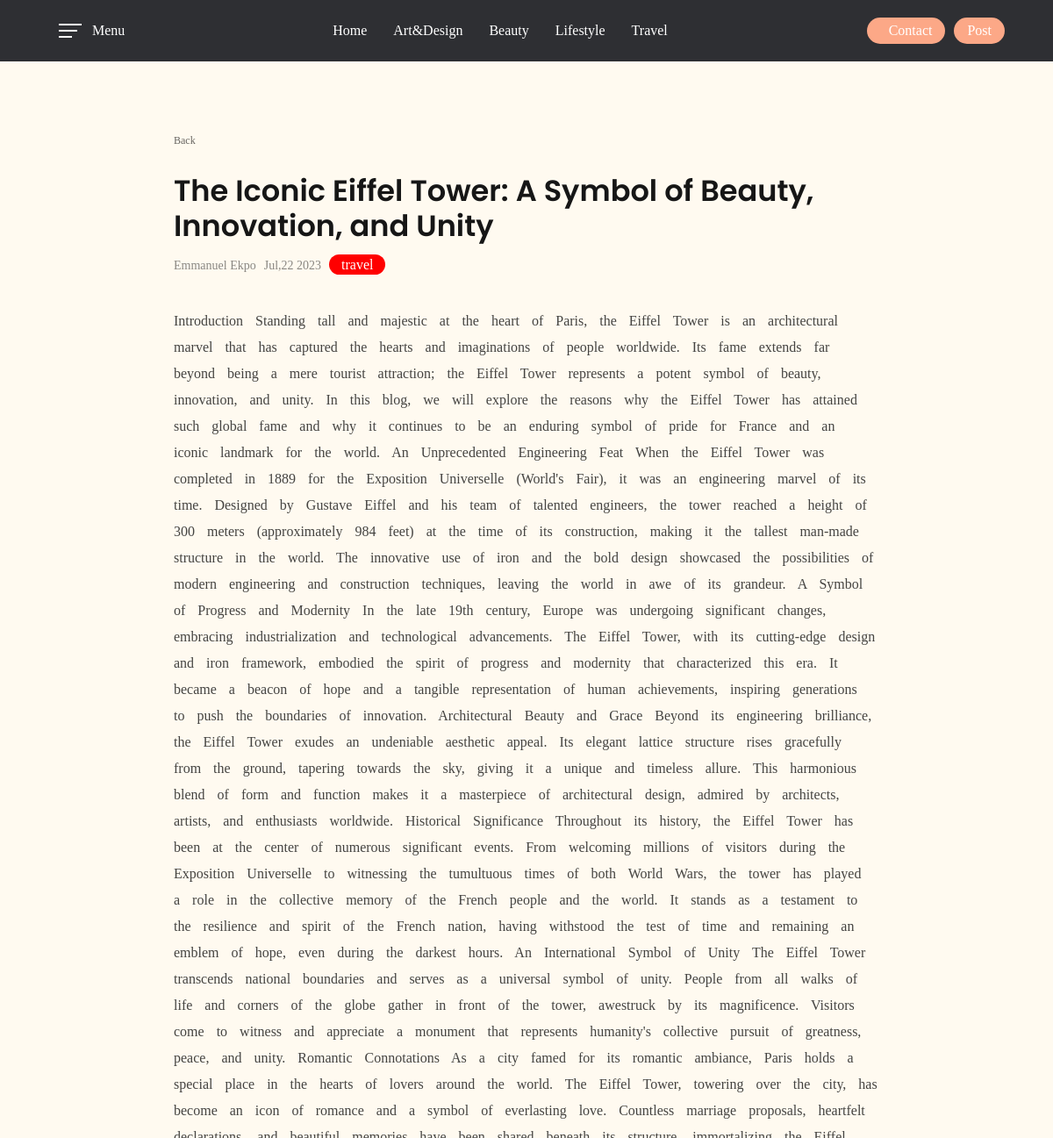
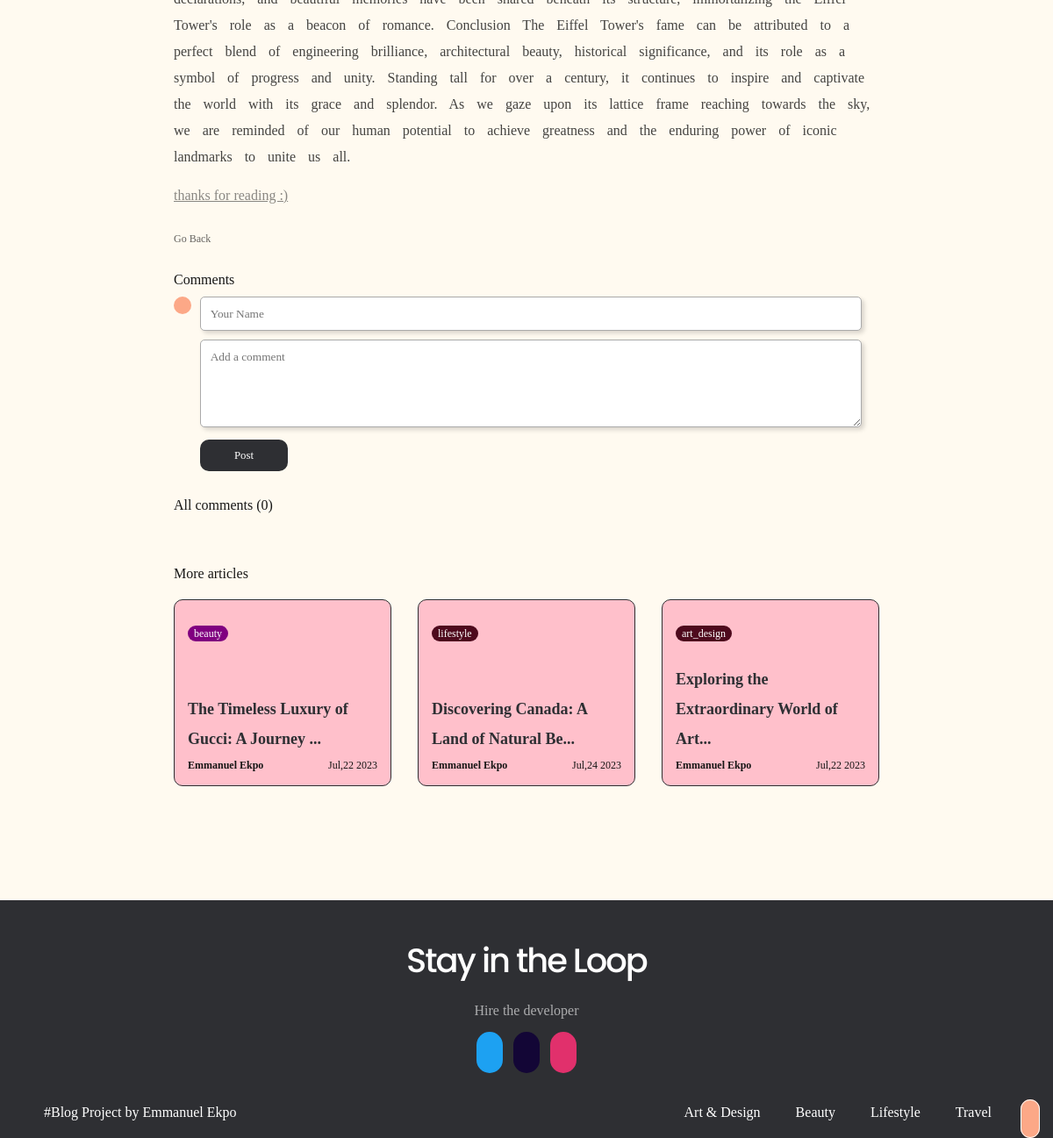
The app's page /blogPost.php?id=2 with its own data (2 pictures, top to bottom).
### tables this page shows
CREATE TABLE `addblog` (
  `id` int(11) NOT NULL,
  `firstname` text NOT NULL,
  `lastname` text NOT NULL,
  `title` varchar(200) NOT NULL,
  `category` text NOT NULL,
  `description` mediumtext NOT NULL,
  `created_at` timestamp NOT NULL DEFAULT current_timestamp()
);

### blogPost.php (the view, shortened to what this page needs)
<?php
    require "config.php";
    if(isset($_GET['id'])) {
        $id = $_GET['id'];
        $selectAll = $conn->query("SELECT * FROM addblog WHERE id !='$id' ORDER BY RAND() LIMIT 3");
        $selectAll->execute();
        $bp = $selectAll->fetchAll(PDO::FETCH_OBJ);
        $select = $conn->query("SELECT * FROM addblog WHERE id='$id'");
        $select->execute();
        $row = $select->fetch(PDO::FETCH_OBJ);
        $name = "comment_name";
    }
?>
<!DOCTYPE html>
<html lang="en">
<head>
    <link rel="stylesheet" media="screen" href="https://fontlibrary.org//face/fantasque-sans-mono" type="text/css"/>
    <link rel="stylesheet" href="./components/css/header.css">
    <link rel="stylesheet" href="./components/css/footer.css">
    <link rel="stylesheet" href="./css/component.css">
    <link rel="stylesheet" href="./css/style.css">
    <link href="https://www.jqueryscript.net/css/jquerysctipttop.css" rel="stylesheet" type="text/css">
    <link href="./components/css/slide-out-panel.css" rel="stylesheet">
    <link rel="stylesheet" href="./css/showBlog.css">
    <link rel="stylesheet" href="./css/showBlogmedia.css">
</head>
<body>
    <?php require "./components/header.php"; ?>
    <div class="contents_o1">
        <div class="each_post_container">
            <div class="back_to_home" onclick=window.history.go(-1);>
                    <span>Back</span>
            </div>
            <div class="sec1">
                <div class="title">
                    <p><?php echo $row->title; ?></p>
                    <div class="prate">
                        <span><?php echo $row->firstname . " " .$row->lastname;  ?></span>
                        <span><?php echo date('M', strtotime($row->created_at)) . ',' . date('d', strtotime($row->created_at)) . ' ' .  date('Y', strtotime($row->created_at)); ?></span>
                        <a class="category" href="
                        <?php
                            if ($row->category === "travel") {echo "travel.php";}
                            else if ($row->category === "general") {echo "index.php";}
                            else if ($row->category === "art_design") {echo "artDesign.php";}
                            else if ($row->category === "beauty") {echo "beauty.php";}
                            else if ($row->category === "lifestyle") {echo "lifeStyle.php";}
                        ?>"><?php echo $row-> category; ?></a>
                    </div>
                </div>
                <div class="postless">
                    <p class="postless_p"><?php echo  $row->description; ?></p>
                    <span class="postless_thanks">thanks for reading :)</span>
                </div>
            </div>
            <div class="back_to_home" onclick=window.history.go(-1);>
                    <span>Go Back</span>
            </div>
            <div class="comment_section">
                <span class="comm_title">Comments</span>
                <div class="sec1">
                    <div class="user">
                    <ion-icon name="person"></ion-icon>
                    </div>
                    <form action="" method="POST">
                        <div>
                            <input type="text" placeholder="Your Name" name="<?php echo $name ?>">
                        </div>
                        <div>
                            <textarea name="comment" id="" cols="30" rows="10" placeholder="Add a comment"></textarea>
                        </div>
                        <p >Post</p>
                    </form>
                </div>
                <div class="sec2">
                    <p class="comm_title">All comments (<span>0</span>)</p>
                </div>
            </div>
            <div class="sec2">
                <div class="title">
                    <span>More articles</span>
                </div>
                <div class="s2">
                    <div class="grid-container">
                    <?php  foreach($bp as $i) :   ?>
                        <div class="item1 grid <?php
                                if ($row->category === "travel") {echo "travel";}
                                else if ($row->category === "general") {echo "general";}
                                else if ($row->category === "art_design") {echo "design";}
                                else if ($row->category === "beauty") {echo "beauty";}
                                else if ($row->category === "lifstyle") {echo "style";}
                            ?>">
                            <div class="contss">
                                <div class="s1">
                                    <a class="db_category" href="<?php
                                    if ($row->category === "travel") {echo "travel.php";}
                                    else if ($row->category === "general") {echo "index.php";}
                                    else if ($row->category === "art_design") {echo "artDesign.php";}
                                    else if ($row->category === "beauty") {echo "beauty.php";}
                                    else if ($row->category === "lifstyle") {echo "lifeStyle.php";}
                                ?>"><?php echo $i->category;  ?></a>
                                </div>
                                <div class="db_details">
                                    <p class="db_title"><a href="blogPost.php?id=<?php echo $i->id; ?>"><?php echo $i->title;  ?></a></p>
                                    <div class="db_det1">
                                        <p class="to_off"><span><?php echo $i->firstname . " " .$i->lastname  ?></span></p>
                                        <span class="to_date"><?php echo date('M', strtotime($i->created_at)) . ',' . date('d', strtotime($i->created_at)) . ' ' .  date('Y', strtotime($i->created_at)); ?></span>
                                    </div>
                                </div>
                            </div>
                        </div>
                    <?php  endforeach;  ?>
                    </div>
                </div>
            </div>
        </div>
    </div>
    <button onclick="topFunction()" class="scroll_up" title="Go to top"><ion-icon name="arrow-up"></ion-icon></button>
    <?php require "../Blog/components/footer.php"; ?>
</body>
</html>

### components/css/footer.css (style rules this page uses)
.footer form .slinks ion-icon { margin: 6px; padding: 15px; border-radius: 50px; font-size: 16px; color: var(--text-color-light); }
.footer form .slinks a .twitter { background-color: #1DA1F2; }
.footer form .slinks a .github { background-color: #130636; }
.footer form .slinks a .instagram { background-color: #E1306C; }

### css/component.css (style rules this page uses)
* { padding: 0; margin: 0; list-style-type: none; text-decoration: none; font-family: 'FantasqueSansMonoRegular'; font-weight: normal; font-style: normal; color: var(--text-color-dark); }
:root { --text-color-dark: rgb(22, 22, 22); --text-color-light: rgb(255, 255, 255); --dark-blue: rgb(46,47,51); --pink-color-background: rgb(255,247,243); --pink-color-button: rgb(252, 168, 135); --general-text: 'Helvetica Neue', sans-serif; --pop-text: 'Poppins', sans-serif; }
body { scroll-behavior: smooth; }

### css/style.css (style rules this page uses)
:root { --theme-blue: 200, 80%, 38%; --theme-red: 350, 63%, 52%; --theme-pink: 350, 100%, 69%; --theme-black: 0, 7%, 9%; --theme-white: 0, 0%, 100%; --theme-light: 40, 100%, 97%; --theme-dark: 0, 7%, 29%; color: hsl(var(--theme-dark)); background: hsl(var(--theme-light)); }
*, *::after, *::before { box-sizing: border-box; }
a { color: hsl(var(--theme-blue)); transition: color 150ms, text-decoration-color 150ms; }
:root { --card-link-color: var(--theme-blue); --card-hover-color: var(--theme-red); --card-focus-color: var(--theme-pink); --card-inner-focus-color: var(--theme-white); --card-shadow-color: var(--theme-black); --card-foreground-color: var(--theme-dark); --card-background-color: var(--theme-dark); }
body { margin: 0; }

### components/css/slide-out-panel.css (style rules this page uses)
html { width: 100%; }

### blogPost.php (style rules this page uses)
.contents_o1 { width: 90%; margin: 100px auto; }

### records on screen
addblog: title "The Iconic Eiffel Tower: A Symbol of Beauty, Innovation, and Unity", firstname "Emmanuel", lastname "Ekpo", created_at "Jul", created_at "22", created_at "2023", category "travel", description "Introduction Standing tall and majestic at the heart of Paris, the Eiffel Tower is an architectural marvel that has captured the hearts and imaginations of people worldwide. Its fame extends far beyond being a mere tourist attraction; the Eiffel Tower represents a potent symbol of beauty, innovation, and unity. In this blog, we will explore the reasons why the Eiffel Tower has attained such global fame and why it continues to be an enduring symbol of pride for France and an iconic landmark for the world. An Unprecedented Engineering Feat When the Eiffel Tower was completed in 1889 for the Exposition Universelle (World's Fair), it was an engineering marvel of its time. Designed by Gustave…"
addblog: category "beauty", firstname "Emmanuel", lastname "Ekpo", created_at "Jul", created_at "22", created_at "2023"
addblog: category "lifestyle", firstname "Emmanuel", lastname "Ekpo", created_at "Jul", created_at "24", created_at "2023"
addblog: category "art_design", firstname "Emmanuel", lastname "Ekpo", created_at "Jul", created_at "22", created_at "2023"

### other values on screen
$i['name'] "Home"
$i['name'] "Art & Design"
$i['name'] "Beauty"
$i['name'] "Lifestyle"
$i['name'] "Travel"
